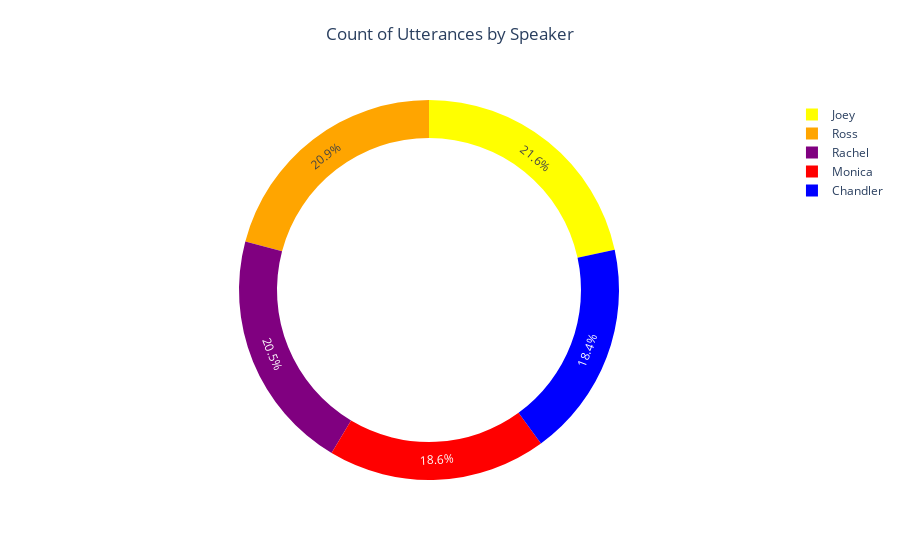

Write notebook code for a chart like this one.
### Code cell
import plotly.express as px
import pandas as pd

# Assuming your data is stored in a pandas dataframe called "df"
# Subset the dataframe to only contain the desired speakers
df_subset = df[df['Speaker'].isin(['Chandler','Monica','Pheobe','Rachel','Ross','Joey'])]

# Count the number of utterances for each speaker
speaker_counts = df_subset['Speaker'].value_counts()

# Create a donut-type pie chart with different colors for each speaker
fig = px.pie(speaker_counts, values=speaker_counts.values, names=speaker_counts.index, 
             title="Count of Utterances by Speaker", color=speaker_counts.index, 
             color_discrete_map={'Chandler': 'blue', 'Monica': 'red', 'Pheobe': 'green', 
                                 'Rachel': 'purple', 'Ross': 'orange', 'Joey': 'yellow'},
             hole=0.8)

# Update the layout to center the title
fig.update_layout(title={
        'text': "Count of Utterances by Speaker",
        'y':0.95,
        'x':0.5,
        'xanchor': 'center',
        'yanchor': 'top'})

fig.show()

### Figure 1 — Plotly figure (JSON) as saved in the notebook; plotly's stock layout.template omitted (floating-point values rounded to 4 significant figures)
{"data": [{"customdata": [["Joey"], ["Ross"], ["Rachel"], ["Monica"], ["Chandler"]], "domain": {"x": [0, 1], "y": [0, 1]}, "hole": 0.8, "hovertemplate": "index=%{customdata[0]}<br>value=%{value}<extra></extra>", "labels": ["Joey", "Ross", "Rachel", "Monica", "Chandler"], "legendgroup": "", "marker": {"colors": ["yellow", "orange", "purple", "red", "blue"]}, "name": "", "showlegend": true, "type": "pie", "values": [1509, 1459, 1435, 1299, 1283]}], "layout": {"autosize": true, "legend": {"tracegroupgap": 0}, "title": {"text": "Count of Utterances by Speaker", "x": 0.5, "xanchor": "center", "y": 0.95, "yanchor": "top"}}}
